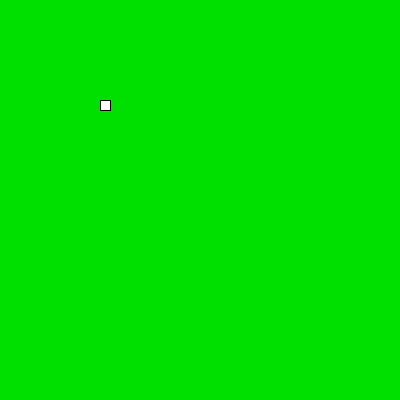
Frame 1 (no input)
Frame 60 (the mouse pressed at the canvas centre just before this capture): identical to frame 1, image omitted
Frame 120 (the mouse held since frame 60 and released just before this capture): identical to frame 1, image omitted

The Processing sketch that drew this single still picture (run headless with seeded random() and noise(); from frame 60 on, the mouse is pressed at the canvas centre):

// Processing sketch: processing_156706
// ── processing_156706.pde

// Spezielle Kapitel der Schulinformatik SS2014
// Thema 8, Aufgabe Tastaturevents 
// Roland Richter
// Implementiert in Processing (http://processing.org)
// Online Demo: http://www.openprocessing.org/sketch/156706

int x = 100;
int y = 100;

String s = "";

void setup() {
    size(400, 400);
    stroke(0);
}


void draw() {
    background(0, 224, 0);
    
    fill(0);
    textSize(16);     
    text(s, x, y);
    
    fill(255);
    rect(x, y, 10, 10);
}


void keyPressed() {
    s = "keyPressed ";
    
    if (key == CODED) {
        switch (keyCode) {
            case UP:    --y; s = s + "UP"; break;
            case DOWN:  ++y; s = s + "DOWN"; break;
            case LEFT:  --x; s = s + "LEFT"; break;
            case RIGHT: ++x; s = s + "RIGHT"; break;
        }
    } else {
        s = s + "\'" + str(key) + "\'";   
    }
}


void keyTyped() {
    s = "keyTyped \'" + str(key) + "\'"; 
}


void keyReleased() {
}
